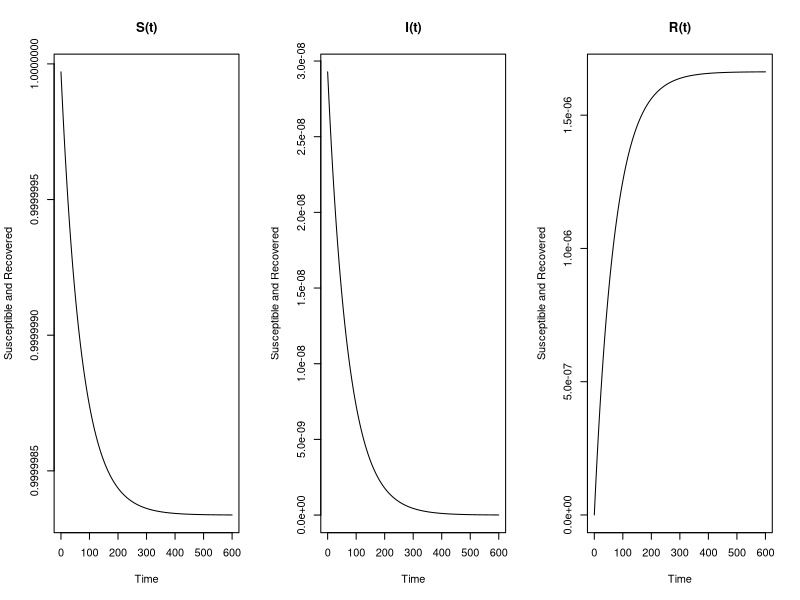

The R script that drew this image:
## Load deSolve package
library(deSolve)
Total=1.4e10
## Create an SIR function
sir <- function(time, state, parameters) {
  
  with(as.list(c(state, parameters)), {
    
    dS <- -beta * S * I
    dI <-  beta * S * I - gamma * I
    dR <-                 gamma * I
    
    return(list(c(dS, dI, dR)))
  })
}

### Set parameters
## Proportion in each compartment: Susceptible 0.999999, Infected 0.000001, Recovered 0
init       <- c(S = 1-41/1400000000, I = 41/1400000000, R = 0.0)
## beta: infection parameter; gamma: recovery parameter
parameters <- c(beta = 0.781, gamma = 0.795)
## Time frame
times      <- seq(0, 600, by = 1)
## Solve using ode (General Solver for Ordinary Differential Equations)
out <- ode(y = init, times = times, func = sir, parms = parameters)
## change to data frame
out <- as.data.frame(out)
## Delete time variable
out$time <- NULL
# Show data
## Plot
par(mfrow=c(1,3))
# matplot(x = times, y = out, type = "l",
#         xlab = "Time", ylab = "Susceptible and Recovered", main = "SIR Model",
#         lwd = 1, lty = 1, bty = "l", col = 2:4)
plot(x = times, y = out$S, type = 'l', xlab = "Time", ylab = "Susceptible and Recovered", main="S(t)")
plot(x = times, y = out$I, type = 'l', xlab = "Time", ylab = "Susceptible and Recovered", main="I(t)")
plot(x = times, y = out$R, type = 'l', xlab = "Time", ylab = "Susceptible and Recovered", main="R(t)")

## Add legend
legend(0, 0.7, c("Susceptible", "Infected", "Recovered"), pch = 1, col = 2:4, bty = "n")

out[20,]$R*Total
out[50,]$R*Total
out[100,]$R*Total
out[200,]$R*Total
out[400,]$R*Total
out[600,]$R*Total
